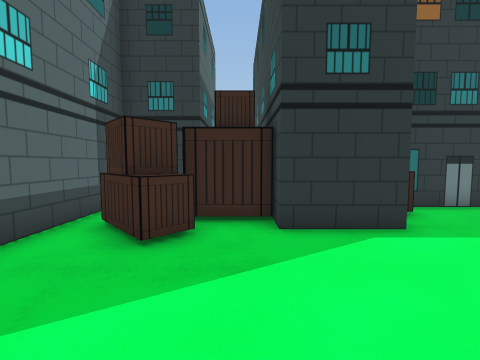
view 1 (above)

17 first-person views from a walk through a 3-D level made in the Unity game engine. The camera is 1.3 m above the floor, tilts 4° down and sees 90° across. The floor is counted in squares, 1 m on a side. Each view is taken from the middle of a square. On the plan, view 1 faces up. The plan holds only what a view shows up to about 12 squares ahead; the rest is blank. The place goes on beyond the plan. Some surface patterns are stand-ins.

view 2
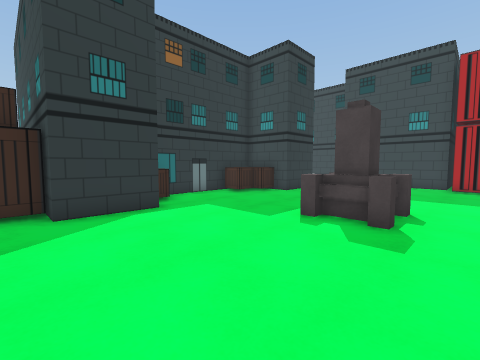

view 3
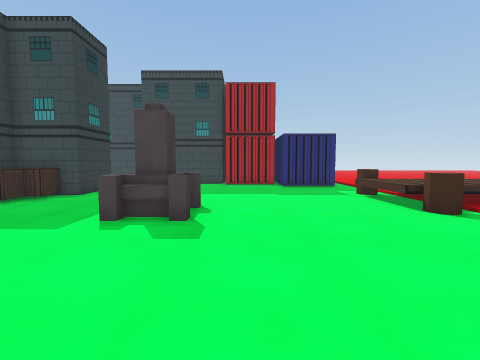

view 4
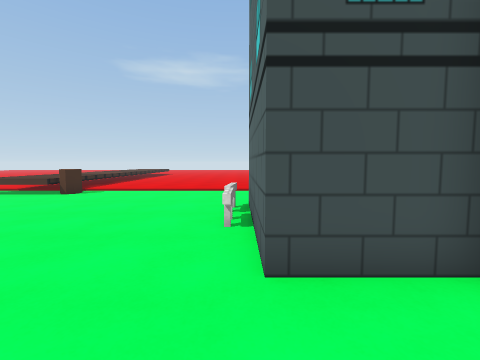

view 5
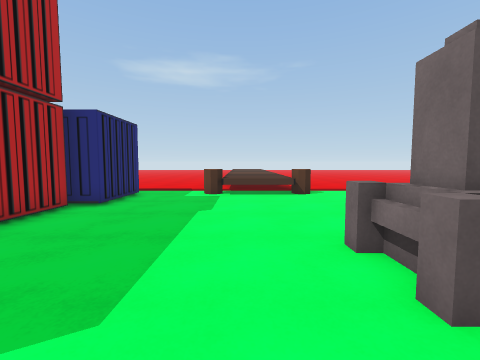

view 6
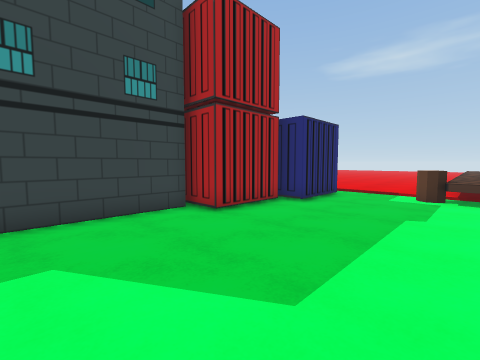

view 7
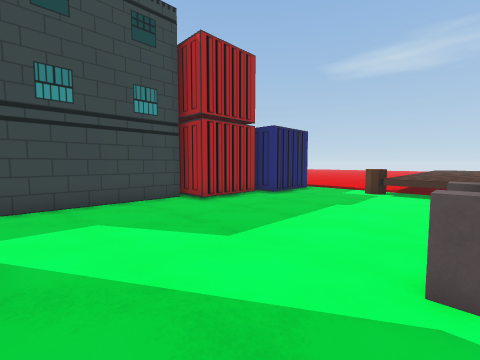

view 8
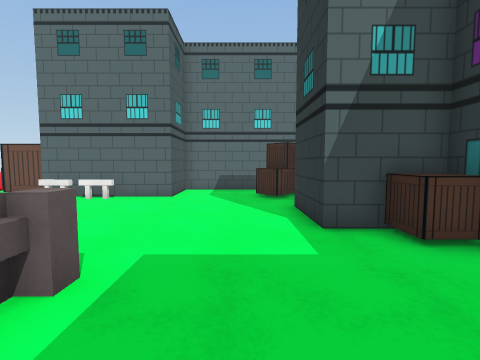

view 9
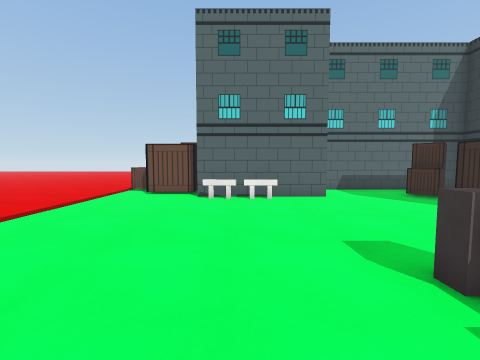

view 10
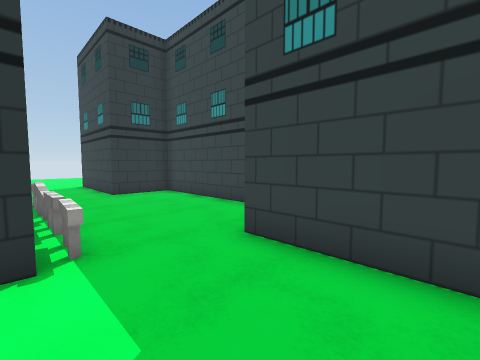

view 11
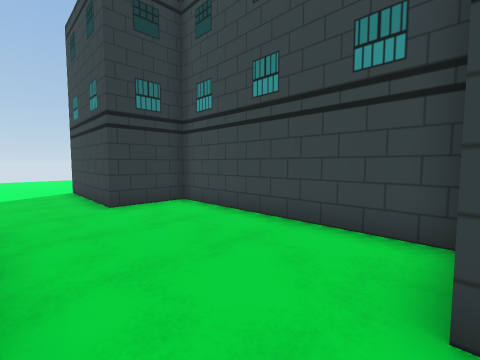

view 12
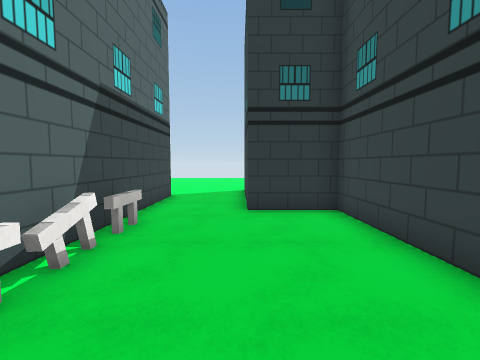

view 13
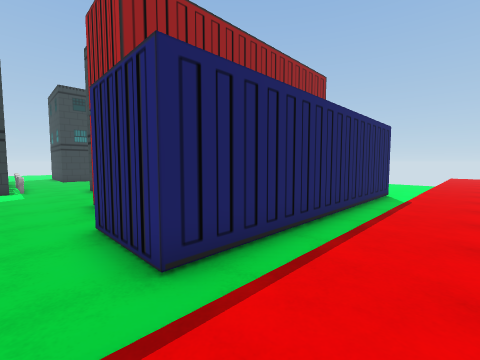

view 14
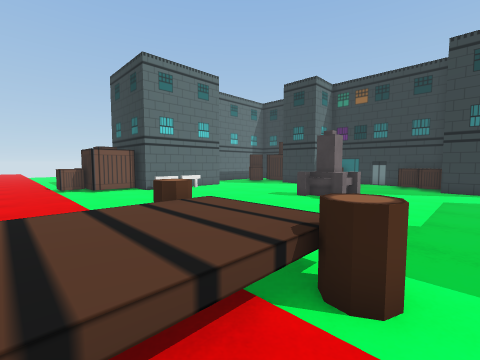

view 15
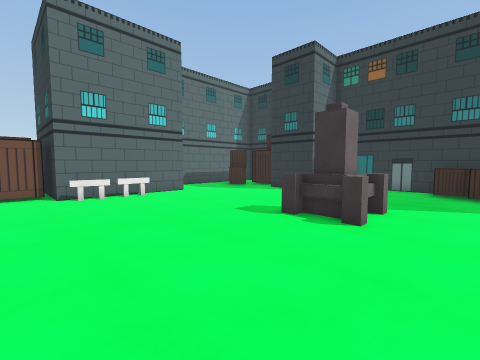

view 16
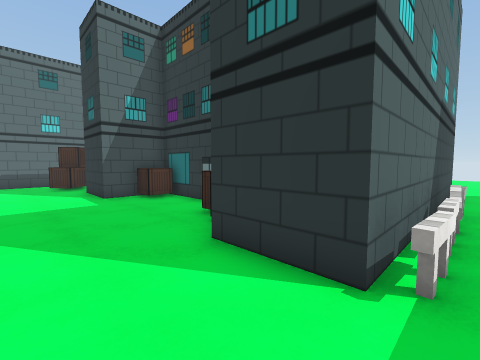

view 17
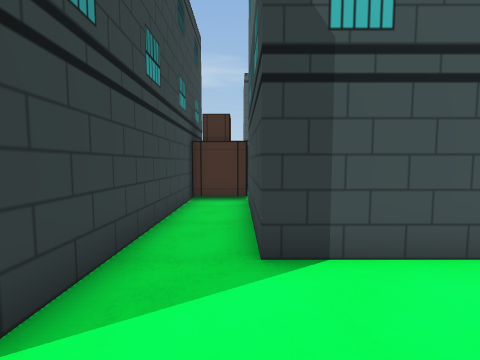

### Floor plan
Key: @ floor where view 1 was taken; # wall or solid block; . floor; = window, fence, low wall or low ledge; ^ raised ledge; C crate; B building; N container; O other object.
Columns run from 4 left of view 1 to 21 right of it. Each row starts with its distance up from view 1.
 20                  ..
 19                  ...
 18                  ...
 17                 ....
 16    .            ...#
 15                 ...#
 14 .....#          #..#
 13 ###..#          #..##
 12   ##.#          #..B###
 11    #.#          #.....#
 10    #.#          #O....#
  9    #.#          #.....#
  8 ####.#          #O....#
  7 #  CC############O....#
  6 #.CCC###C...CC###O....#
  5 #CCCC###.....CB#BO....#
  4 #.CC...............#  #
  3 #..................#
  2 #..................#
  1 #........OOO.......#
  0 ###B@.....OO.......##
 -1   ##.....O.O......NN#
 -2    O..............N
 -3    #..............N
 -4    O..............N
 -5 OCC..............NN
 -6 O C..............N
 -7  CC.......^^^^^..NNNNNNNNN
 -8 CC........=^^^^...........
 -9 ...........^^^^...........
-10 ........   ^^^^...........

Where each view was taken, in squares from view 1:
view 1: 0 up, 0 right, facing up
view 2: 2 down, 0 right, facing up-right
view 3: 2 down, 0 right, facing right
view 4: 3 up, 1 left, facing down
view 5: 3 up, 9 right, facing down
view 6: 3 up, 9 right, facing down-right
view 7: 4 up, 7 right, facing down-right
view 8: 3 up, 8 right, facing left
view 9: 3 down, 8 right, facing left
view 10: 1 up, 12 right, facing up-right
view 11: 4 up, 13 right, facing up-right
view 12: 5 up, 15 right, facing up
view 13: 10 down, 12 right, facing up-right
view 14: 10 down, 11 right, facing up-left
view 15: 6 down, 9 right, facing up-left
view 16: 2 up, 13 right, facing up-left
view 17: 16 up, 1 left, facing down
